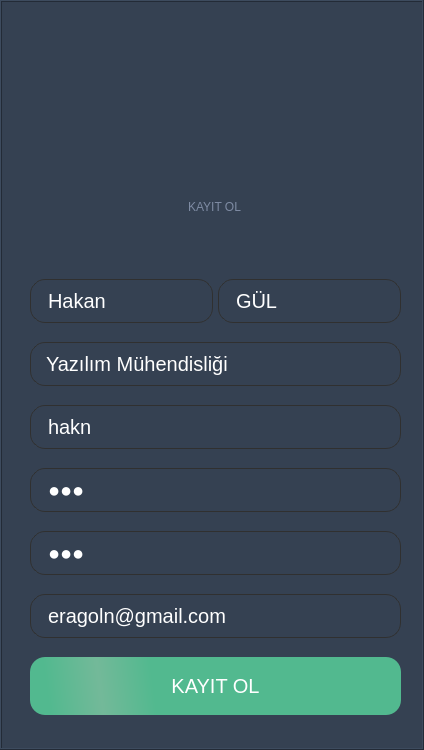
<?xml version="1.0" encoding="UTF-8"?>
<ui version="4.0">
 <class>OgretmenKayitForm</class>
 <widget class="QWidget" name="OgretmenKayitForm">
  <property name="windowModality">
   <enum>Qt::NonModal</enum>
  </property>
  <property name="geometry">
   <rect>
    <x>0</x>
    <y>0</y>
    <width>424</width>
    <height>750</height>
   </rect>
  </property>
  <property name="mouseTracking">
   <bool>false</bool>
  </property>
  <property name="contextMenuPolicy">
   <enum>Qt::NoContextMenu</enum>
  </property>
  <property name="windowTitle">
   <string notr="true">Form</string>
  </property>
  <property name="toolTipDuration">
   <number>0</number>
  </property>
  <property name="styleSheet">
   <string notr="true"/>
  </property>
  <layout class="QGridLayout" name="gridLayout">
   <property name="leftMargin">
    <number>0</number>
   </property>
   <property name="topMargin">
    <number>0</number>
   </property>
   <property name="rightMargin">
    <number>0</number>
   </property>
   <property name="bottomMargin">
    <number>0</number>
   </property>
   <property name="spacing">
    <number>0</number>
   </property>
   <item row="0" column="0">
    <widget class="QFrame" name="frame">
     <property name="mouseTracking">
      <bool>true</bool>
     </property>
     <property name="focusPolicy">
      <enum>Qt::NoFocus</enum>
     </property>
     <property name="contextMenuPolicy">
      <enum>Qt::NoContextMenu</enum>
     </property>
     <property name="acceptDrops">
      <bool>false</bool>
     </property>
     <property name="toolTipDuration">
      <number>0</number>
     </property>
     <property name="styleSheet">
      <string notr="true">QFrame{

background: #354152;

}

QLineEdit{
	border: 1px solid gray;
    border-radius: 10px;
    min-width: 6em;
	font-size:20px;
	padding-left:15px;
	height:42px;
	border-radius:15px;
	border-color: #303030;
	background: transparent;
	color:white;


}



QComboBox {
    border: 1px solid gray;
    border-radius: 10px;
    min-width: 6em;
	font-size:20px;
	padding-left:15px;
	height:42px;
	border-radius:15px;
	border-color: #303030;
	background: transparent;
	color:white;

}

QComboBox:on {
    border-bottom-left-radius: 0px;
    border-bottom-right-radius: 0px;
}

QComboBox QAbstractItemView {
    border-bottom-right-radius: 10px;
    border-bottom-left-radius: 10px;
    background: #354152;
    border: 1px solid gray;
	color:white;

}

QComboBox::drop-down {
    border-color: white;
}
QPushButton{
border-radius: 15px;
background-color: qlineargradient(spread:reflect, x1:1, y1:0.466409, x2:0.188, y2:0.482727, stop:0.823864 rgba(82, 185, 143, 255), stop:1 rgba(115, 185, 153, 255));
padding: 8px 16px;
color: white;
font-size: 20px;
height:42px;
}
QPushButton:pressed{
color: black;
background: #008bd1

}


</string>
     </property>
     <property name="frameShape">
      <enum>QFrame::Box</enum>
     </property>
     <property name="frameShadow">
      <enum>QFrame::Raised</enum>
     </property>
     <widget class="QWidget" name="gridLayoutWidget">
      <property name="geometry">
       <rect>
        <x>30</x>
        <y>260</y>
        <width>371</width>
        <height>481</height>
       </rect>
      </property>
      <layout class="QGridLayout" name="gridLayout_2">
       <property name="sizeConstraint">
        <enum>QLayout::SetDefaultConstraint</enum>
       </property>
       <property name="horizontalSpacing">
        <number>5</number>
       </property>
       <property name="verticalSpacing">
        <number>0</number>
       </property>
       <item row="6" column="0" colspan="2">
        <widget class="QPushButton" name="btn_signup">
         <property name="styleSheet">
          <string notr="true"/>
         </property>
         <property name="text">
          <string>KAYIT OL</string>
         </property>
        </widget>
       </item>
       <item row="5" column="0" colspan="2">
        <widget class="QLineEdit" name="txt_mail">
         <property name="styleSheet">
          <string notr="true"/>
         </property>
         <property name="text">
          <string>eragoln@gmail.com</string>
         </property>
         <property name="echoMode">
          <enum>QLineEdit::Normal</enum>
         </property>
         <property name="placeholderText">
          <string>info@mailadress.com</string>
         </property>
        </widget>
       </item>
       <item row="0" column="1">
        <widget class="QLineEdit" name="txt_soyadi">
         <property name="text">
          <string>GÜL</string>
         </property>
         <property name="placeholderText">
          <string>Soyadı</string>
         </property>
        </widget>
       </item>
       <item row="3" column="0" colspan="2">
        <widget class="QLineEdit" name="txt_sifre">
         <property name="text">
          <string>123</string>
         </property>
         <property name="echoMode">
          <enum>QLineEdit::PasswordEchoOnEdit</enum>
         </property>
         <property name="placeholderText">
          <string>Şifre</string>
         </property>
        </widget>
       </item>
       <item row="2" column="0" colspan="2">
        <widget class="QLineEdit" name="txt_kullaniciAdi">
         <property name="text">
          <string>hakn</string>
         </property>
         <property name="placeholderText">
          <string>Kullanıcı Adı</string>
         </property>
        </widget>
       </item>
       <item row="0" column="0">
        <widget class="QLineEdit" name="txt_adi">
         <property name="styleSheet">
          <string notr="true">color: rgb(255, 255, 255);</string>
         </property>
         <property name="text">
          <string>Hakan</string>
         </property>
         <property name="placeholderText">
          <string>Adı</string>
         </property>
        </widget>
       </item>
       <item row="4" column="0" colspan="2">
        <widget class="QLineEdit" name="txt_sifreTekrar">
         <property name="text">
          <string>123</string>
         </property>
         <property name="echoMode">
          <enum>QLineEdit::PasswordEchoOnEdit</enum>
         </property>
         <property name="placeholderText">
          <string>Tekrar Şifre</string>
         </property>
        </widget>
       </item>
       <item row="1" column="0" colspan="2">
        <widget class="QComboBox" name="cmb_bolum">
         <item>
          <property name="text">
           <string>Yazılım Mühendisliği</string>
          </property>
         </item>
         <item>
          <property name="text">
           <string>Bilgisayar Mühendisliği</string>
          </property>
         </item>
         <item>
          <property name="text">
           <string>Makine Mühendisliği</string>
          </property>
         </item>
         <item>
          <property name="text">
           <string>Otomotiv Mühendisliği</string>
          </property>
         </item>
        </widget>
       </item>
      </layout>
     </widget>
     <widget class="QLabel" name="label">
      <property name="geometry">
       <rect>
        <x>30</x>
        <y>30</y>
        <width>369</width>
        <height>142</height>
       </rect>
      </property>
      <property name="styleSheet">
       <string notr="true">image: url(:/resimler/icons/damla.png);</string>
      </property>
      <property name="text">
       <string/>
      </property>
      <property name="alignment">
       <set>Qt::AlignCenter</set>
      </property>
     </widget>
     <widget class="QLabel" name="label_2">
      <property name="geometry">
       <rect>
        <x>30</x>
        <y>180</y>
        <width>369</width>
        <height>69</height>
       </rect>
      </property>
      <property name="layoutDirection">
       <enum>Qt::LeftToRight</enum>
      </property>
      <property name="styleSheet">
       <string notr="true">color: #7E8BA3;
font: 44px &quot;Helvetica Neue&quot;, sans-serif;
margin: 0px 0px 16px;</string>
      </property>
      <property name="text">
       <string>KAYIT OL</string>
      </property>
      <property name="alignment">
       <set>Qt::AlignCenter</set>
      </property>
     </widget>
    </widget>
   </item>
  </layout>
 </widget>
 <tabstops>
  <tabstop>txt_adi</tabstop>
  <tabstop>txt_soyadi</tabstop>
  <tabstop>txt_kullaniciAdi</tabstop>
  <tabstop>txt_sifre</tabstop>
  <tabstop>txt_sifreTekrar</tabstop>
  <tabstop>txt_mail</tabstop>
  <tabstop>btn_signup</tabstop>
 </tabstops>
 <resources>
  <include location="../ui_pages/resoruces.qrc"/>
 </resources>
 <connections/>
</ui>
